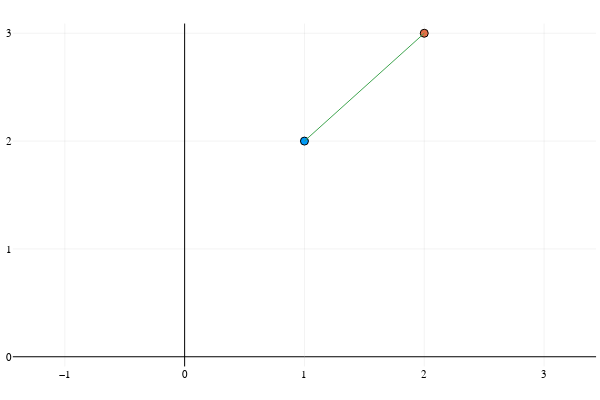

Notebook source saved alongside this figure:
### Markdown cell above
Thus, a translation will be written as a double reflection.

Remember, a reflection is given by sandwiching a dual plane over a multivector involution, e.g.
$$
(\mathbf n +  \delta n_\infty)\hat{X}(\mathbf n +  \delta n_\infty)^{-1}
$$.

A translation is the same as applying a reflection twice, e.g.
$$
(\mathbf n +  \delta_1 n_\infty)
(\mathbf n +  \delta_2 n_\infty)
X
(\mathbf n +  \delta_1 n_\infty)^{-1}
(\mathbf n +  \delta_2 n_\infty)^{-1}
$$.

Let $\mathbf a = 2(\delta_2 - \delta_1) \mathbf n$ be the translation vector, the translation rotor can be written as

$$
T_{\mathbf a} =
\left(
1 + \frac{n_\infty \mathbf a}{2}
\right) =
\left(
1 - \frac{\mathbf a n_\infty}{2}
\right)
=\exp\left(
\frac{ - \mathbf a n_\infty}{2}
\right).
$$

We then have:
$$
T_{\mathbf a} F(\mathbf x) \tilde{T_{\mathbf a}} = F(\mathbf x +\mathbf a).
$$

### Code cell
x = cl.e1 + 2cl.e2 + 0cl.e3
a = cl.e1 + cl.e2
Ta = exp(-a*n∞/2)

x_t = Ta * F(x) * reverse(Ta)

p1 = scatter([x.e1],[x.e2])
p1 = scatter!([x_t.e1],[x_t.e2],
    framestyle=:zerolines,
    legend=false,
    aspect_ratio=1);
p1 = quiver!([x.e1],[x.e2],quiver=([a.e1],[a.e2]))

### Figure 1 — Plotly figure (JSON) as saved in the notebook; plotly's stock layout.template omitted (floating-point values rounded to 4 significant figures)
{"data": [{"colorbar": {"len": 0.9525, "title": {"text": ""}, "x": 0.9934, "y": 0.5139}, "legendgroup": "y1", "marker": {"color": "rgba(0, 154, 250, 1.000)", "line": {"color": "rgba(0, 0, 0, 1)", "width": 1}, "size": 8, "symbol": "circle"}, "mode": "markers", "name": "y1", "showlegend": true, "type": "scatter", "x": [1], "xaxis": "x", "y": [2], "yaxis": "y", "zmax": null, "zmin": null}, {"colorbar": {"len": 0.9525, "title": {"text": ""}, "x": 0.9934, "y": 0.5139}, "legendgroup": "y2", "marker": {"color": "rgba(227, 111, 71, 1.000)", "line": {"color": "rgba(0, 0, 0, 1)", "width": 1}, "size": 8, "symbol": "circle"}, "mode": "markers", "name": "y2", "showlegend": true, "type": "scatter", "x": [2], "xaxis": "x", "y": [3], "yaxis": "y", "zmax": null, "zmin": null}, {"colorbar": {"len": 0.9525, "title": {"text": ""}, "x": 0.9934, "y": 0.5139}, "legendgroup": "", "line": {"color": "rgba(62, 164, 78, 1.000)", "dash": "solid", "shape": "linear", "width": 1}, "mode": "lines", "name": "", "showlegend": false, "type": "scatter", "x": [1, 2], "xaxis": "x", "y": [2, 3], "yaxis": "y", "zmax": null, "zmin": null}], "layout": {"annotations": [], "height": 400, "margin": {"b": 20, "l": 0, "r": 0, "t": 20}, "paper_bgcolor": "rgba(255, 255, 255, 1.000)", "plot_bgcolor": "rgba(255, 255, 255, 1.000)", "showlegend": false, "width": 600, "xaxis": {"anchor": "y", "domain": [0.02138, 0.9934], "gridcolor": "rgba(0, 0, 0, 0.1)", "gridwidth": 0.5, "linecolor": "rgba(0, 0, 0, 1)", "mirror": false, "range": [-1.434, 3.434], "showgrid": true, "showline": false, "showticklabels": true, "tickangle": 0, "tickcolor": "rgba(0, 0, 0, 0)", "tickfont": {"color": "rgba(0, 0, 0, 1)", "family": "sans-serif", "size": 11}, "tickmode": "array", "ticks": "inside", "ticktext": ["−1", "0", "1", "2", "3"], "tickvals": [-1, 0, 1, 2, 3], "title": {"font": {"color": "rgba(0, 0, 0, 1)", "family": "sans-serif", "size": 15}, "text": ""}, "type": "linear", "visible": true, "zeroline": true, "zerolinecolor": "rgba(0, 0, 0, 1)"}, "yaxis": {"anchor": "x", "domain": [0.03762, 0.9902], "gridcolor": "rgba(0, 0, 0, 0.1)", "gridwidth": 0.5, "linecolor": "rgba(0, 0, 0, 1)", "mirror": false, "range": [-0.09, 3.09], "showgrid": true, "showline": false, "showticklabels": true, "tickangle": 0, "tickcolor": "rgba(0, 0, 0, 0)", "tickfont": {"color": "rgba(0, 0, 0, 1)", "family": "sans-serif", "size": 11}, "tickmode": "array", "ticks": "inside", "ticktext": ["0", "1", "2", "3"], "tickvals": [0, 1, 2, 3], "title": {"font": {"color": "rgba(0, 0, 0, 1)", "family": "sans-serif", "size": 15}, "text": ""}, "type": "linear", "visible": true, "zeroline": true, "zerolinecolor": "rgba(0, 0, 0, 1)"}}}
